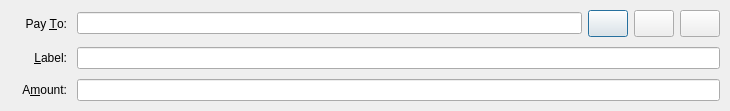
<?xml version="1.0" encoding="UTF-8"?>
<ui version="4.0">
 <class>SendCoinsEntry</class>
 <widget class="QDialog" name="SendCoinsEntry">
  <property name="geometry">
   <rect>
    <x>0</x>
    <y>0</y>
    <width>730</width>
    <height>180</height>
   </rect>
  </property>
  <property name="windowTitle">
   <string>Form</string>
  </property>
  <layout class="QGridLayout" name="gridLayout">
   <property name="sizeConstraint">
    <enum>QLayout::SetMinAndMaxSize</enum>
   </property>
   <property name="leftMargin">
    <number>22</number>
   </property>
   <property name="topMargin">
    <number>10</number>
   </property>
   <property name="rightMargin">
    <number>10</number>
   </property>
   <property name="bottomMargin">
    <number>10</number>
   </property>
   <property name="spacing">
    <number>10</number>
   </property>
   <item row="1" column="0">
    <widget class="QLabel" name="label_2">
     <property name="text">
      <string>Pay &amp;To:</string>
     </property>
     <property name="alignment">
      <set>Qt::AlignRight|Qt::AlignTrailing|Qt::AlignVCenter</set>
     </property>
     <property name="buddy">
      <cstring>payTo</cstring>
     </property>
    </widget>
   </item>
   <item row="1" column="1">
    <layout class="QHBoxLayout" name="payToLayout">
     <property name="spacing">
      <number>6</number>
     </property>
     <item>
      <widget class="QValidatedLineEdit" name="payTo">
       <property name="toolTip">
        <string>&lt;html&gt;&lt;head/&gt;&lt;body&gt;&lt;p&gt;The address to send the payment to  (e.g. 8UFH6jMFxKAP73wQqfLiDY2LN4RgUbTa9A)&lt;/p&gt;&lt;/body&gt;&lt;/html&gt;</string>
       </property>
       <property name="maxLength">
        <number>34</number>
       </property>
      </widget>
     </item>
     <item>
      <widget class="QPushButton" name="addressBookButton">
       <property name="sizePolicy">
        <sizepolicy hsizetype="Fixed" vsizetype="Fixed">
         <horstretch>0</horstretch>
         <verstretch>0</verstretch>
        </sizepolicy>
       </property>
       <property name="minimumSize">
        <size>
         <width>38</width>
         <height>27</height>
        </size>
       </property>
       <property name="toolTip">
        <string>Choose address from address book</string>
       </property>
       <property name="text">
        <string/>
       </property>
       <property name="icon">
        <iconset resource="../bitcoin.qrc">
         <normaloff>:/icons/address-book</normaloff>:/icons/address-book</iconset>
       </property>
       <property name="iconSize">
        <size>
         <width>18</width>
         <height>18</height>
        </size>
       </property>
       <property name="shortcut">
        <string>Alt+A</string>
       </property>
      </widget>
     </item>
     <item>
      <widget class="QPushButton" name="pasteButton">
       <property name="sizePolicy">
        <sizepolicy hsizetype="Fixed" vsizetype="Fixed">
         <horstretch>0</horstretch>
         <verstretch>0</verstretch>
        </sizepolicy>
       </property>
       <property name="minimumSize">
        <size>
         <width>38</width>
         <height>27</height>
        </size>
       </property>
       <property name="toolTip">
        <string>Paste address from clipboard</string>
       </property>
       <property name="text">
        <string/>
       </property>
       <property name="icon">
        <iconset resource="../bitcoin.qrc">
         <normaloff>:/icons/editpaste</normaloff>:/icons/editpaste</iconset>
       </property>
       <property name="iconSize">
        <size>
         <width>12</width>
         <height>12</height>
        </size>
       </property>
       <property name="shortcut">
        <string>Alt+P</string>
       </property>
      </widget>
     </item>
     <item>
      <widget class="QPushButton" name="deleteButton">
       <property name="sizePolicy">
        <sizepolicy hsizetype="Fixed" vsizetype="Fixed">
         <horstretch>0</horstretch>
         <verstretch>0</verstretch>
        </sizepolicy>
       </property>
       <property name="minimumSize">
        <size>
         <width>38</width>
         <height>27</height>
        </size>
       </property>
       <property name="toolTip">
        <string>Remove this recipient</string>
       </property>
       <property name="text">
        <string/>
       </property>
       <property name="icon">
        <iconset resource="../bitcoin.qrc">
         <normaloff>:/icons/remove</normaloff>:/icons/remove</iconset>
       </property>
       <property name="iconSize">
        <size>
         <width>12</width>
         <height>16</height>
        </size>
       </property>
      </widget>
     </item>
    </layout>
   </item>
   <item row="2" column="0">
    <widget class="QLabel" name="label_4">
     <property name="text">
      <string>&amp;Label:</string>
     </property>
     <property name="alignment">
      <set>Qt::AlignRight|Qt::AlignTrailing|Qt::AlignVCenter</set>
     </property>
     <property name="buddy">
      <cstring>addAsLabel</cstring>
     </property>
    </widget>
   </item>
   <item row="2" column="1">
    <layout class="QHBoxLayout" name="horizontalLayout_2">
     <property name="spacing">
      <number>0</number>
     </property>
     <item>
      <widget class="QValidatedLineEdit" name="addAsLabel">
       <property name="enabled">
        <bool>true</bool>
       </property>
       <property name="toolTip">
        <string>Enter a label for this address to add it to your address book</string>
       </property>
      </widget>
     </item>
    </layout>
   </item>
   <item row="3" column="0">
    <widget class="QLabel" name="label">
     <property name="text">
      <string>A&amp;mount:</string>
     </property>
     <property name="alignment">
      <set>Qt::AlignRight|Qt::AlignTrailing|Qt::AlignVCenter</set>
     </property>
     <property name="buddy">
      <cstring>payAmount</cstring>
     </property>
    </widget>
   </item>
   <item row="3" column="1">
    <layout class="QHBoxLayout" name="horizontalLayout">
     <property name="spacing">
      <number>0</number>
     </property>
     <item>
      <widget class="BitcoinAmountField" name="payAmount"/>
     </item>
    </layout>
   </item>
  </layout>
 </widget>
 <customwidgets>
  <customwidget>
   <class>QValidatedLineEdit</class>
   <extends>QLineEdit</extends>
   <header>qvalidatedlineedit.h</header>
  </customwidget>
  <customwidget>
   <class>BitcoinAmountField</class>
   <extends>QLineEdit</extends>
   <header>bitcoinamountfield.h</header>
   <container>1</container>
  </customwidget>
 </customwidgets>
 <resources>
  <include location="../bitcoin.qrc"/>
 </resources>
 <connections/>
</ui>
